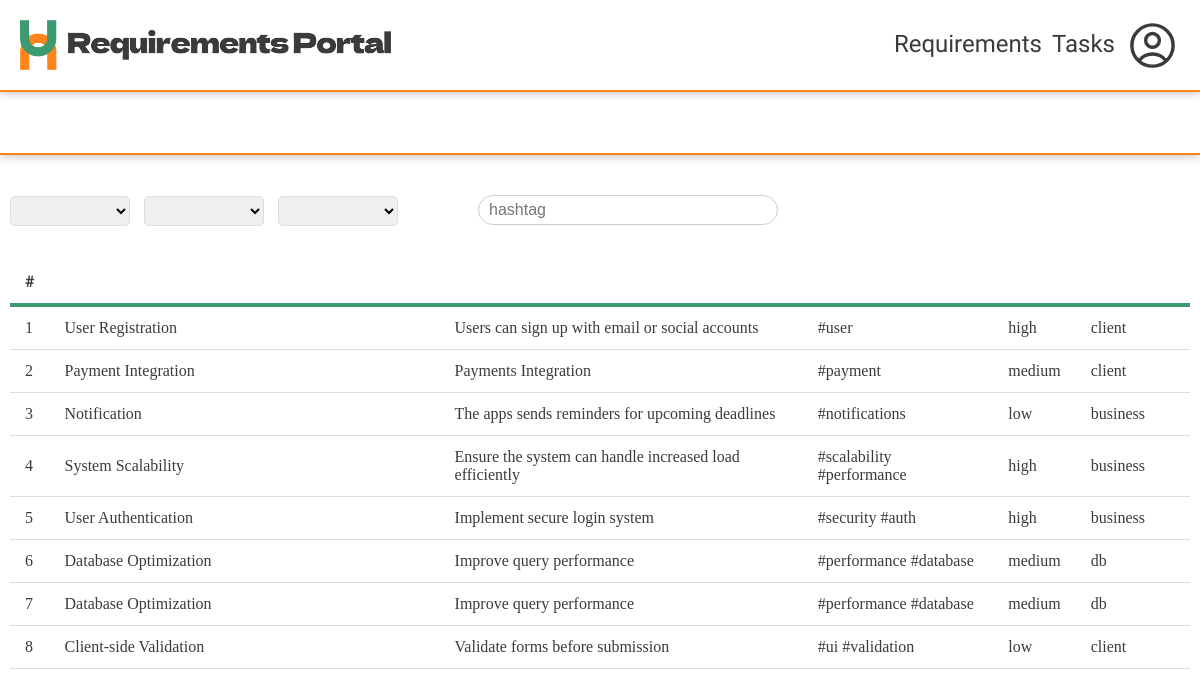
The page /requirement (signed in) on the database its author committed.
### tables this page shows
CREATE TABLE IF NOT EXISTS requirements (
    id INT AUTO_INCREMENT PRIMARY KEY,
    title VARCHAR(100) NOT NULL,
    description TEXT NOT NULL,
    hashtags TEXT,
    priority ENUM('high', 'medium', 'low') DEFAULT 'low',
    layer ENUM('client', 'routing', 'business', 'db', 'test') DEFAULT 'client',
    isNonFunctional BOOLEAN DEFAULT FALSE,
    created_at TIMESTAMP DEFAULT CURRENT_TIMESTAMP
);

CREATE TABLE IF NOT EXISTS indicators (
    id INT AUTO_INCREMENT PRIMARY KEY,
    requirement_id INT NOT NULL,
    indicator_name VARCHAR(100) NOT NULL,
    unit VARCHAR(50),
    value DECIMAL(10, 2),
    indicator_description TEXT,
    FOREIGN KEY (requirement_id) REFERENCES requirements(id) ON DELETE CASCADE,
    created_at TIMESTAMP DEFAULT CURRENT_TIMESTAMP
);

### app/database/DatabaseConnection.php (called while the page is built, shortened)
<?php
require_once __DIR__ . '/DatabaseBootstrapper.php';
class DatabaseConnection {
    private static $instance = null;
    private $connection;
    private function __construct() {
        try {
            $dsn = "mysql:host=" . DB_HOST . ";charset=utf8mb4";
            $tempConn = new PDO($dsn, DB_USER, DB_PASS);
            $tempConn->setAttribute(PDO::ATTR_ERRMODE, PDO::ERRMODE_EXCEPTION);
            $bootstrapper = new DatabaseBootstrapper($tempConn);
            $dsn = "mysql:host=" . DB_HOST . ";dbname=" . DB_NAME . ";charset=utf8mb4";
            $this->connection = new PDO($dsn, DB_USER, DB_PASS);
            $this->connection->setAttribute(PDO::ATTR_ERRMODE, PDO::ERRMODE_EXCEPTION);
        } catch (PDOException $e) {
            die("Database connection failed: " . $e->getMessage());
        }
    }
    public static function getInstance() {
        if (!self::$instance) {
            self::$instance = new DatabaseConnection();
        }
        return self::$instance;
    }
    public function getConnection() {
        return $this->connection;
    }
}

### app/database/DatabaseBootstrapper.php (called while the page is built, shortened)
<?php
class DatabaseBootstrapper
{
    public function __construct($connection)
    {
        $this->conn = $connection;
    }
    private function needsInitialization()
    {
        try {
            return false;
        } catch (PDOException $e) {
            return true;
        }
    }
}

### app/services/RequirementService.php (called while the page is built, shortened)
<?php
require_once __DIR__ . '/../database/DatabaseConnection.php';
class RequirementService
{
    private static $instance = null;
    public static function getInstance()
    {
        if (self::$instance == null) {
            self::$instance = new RequirementService();
        }
        return self::$instance;
    }
    private $db;
    private function __construct()
    {
        $this->db = DatabaseConnection::getInstance()->getConnection();
    }
    public function getRequirementsByFilters(
        $layer = null,
        $priority = null,
        $isNonFunctional = null
    ) {
        try {
            $sql = "SELECT r.*, i.indicator_name, i.unit, i.value, i.indicator_description
                    FROM requirements r
                    LEFT JOIN indicators i ON r.id = i.requirement_id
                    WHERE 1=1";
            $params = [];
            $sql .= " ORDER BY r.id ASC";
            $stmt = $this->db->prepare($sql);
            $stmt->execute($params);
            return $stmt->fetchAll();
        } catch (Exception $e) {
            throw new Exception(($translations['error'] ?? 'Error') . ': ' . $e->getMessage());
        }
    }
}

### public/requirement/index.php (the view, shortened to what this page needs)
<?php
require_once __DIR__ . '/../../app/services/RequirementService.php';
$requirementService = RequirementService::getInstance();
$layerFilter = $_GET['layer'] ?? null;
$priorityFilter = $_GET['priority'] ?? null;
$nonFunctionalFilter = $_GET['non_functional'] ?? null;
$requirements = array();
try {
    $requirements = $requirementService->getRequirementsByFilters(
        $layerFilter,
        $priorityFilter,
        $nonFunctionalFilter
    );
} catch (Exception $e) {
    $requirementsError = $e->getMessage();
}
?>
<?php require_once __DIR__ . '/../common/header.php'; ?>
<div class="title-container">
    <div class="actions">
    </div>
</div>
<div class="filters-container">
    <link rel="stylesheet" type="text/css" href="assets/css/form.css?v=<?= time(); ?>">
    <div class="filters">
        <div class="filter">
            <select id="layerFilter">
                <option value=""><?= $translations['all']; ?></option>
                <option value="client" <?= ($layerFilter === 'client') ? 'selected' : ''; ?>>
                </option>
            </select>
        </div>
        <div class="filter">
            <select id="priorityFilter">
                <option value=""><?= $translations['all']; ?></option>
                <option value="high" <?= ($priorityFilter === 'high') ? 'selected' : ''; ?>><?= $translations['high']; ?>
                </option>
            </select>
        </div>
        <div class="filter">
            <select id="nonFunctionalFilter">
                <option value=""><?= $translations['all']; ?></option>
                <option value="1" <?= ($nonFunctionalFilter === '1') ? 'selected' : ''; ?>><?= $translations['yes']; ?>
                </option>
            </select>
        </div>
    </div>
    <div class="search-hashtag-container">
        <input type="text" id="hashtagSearch" placeholder="hashtag">
    </div>
</div>
<div class="content">
    <table class="requirement-table">
        <thead>
            <tr>
                <th>#</th>
                <th><?= $translations['title']; ?></th>
                <th><?= $translations['description']; ?></th>
                <th><?= $translations['hashtags']; ?></th>
                <th><?= $translations['priority']; ?></th>
                <th><?= $translations['layer']; ?></th>
                <th><?= $translations['is_non_functional']; ?></th>
            </tr>
        </thead>
        <tbody id="requirementsBody">
            <?php foreach ($requirements as $idx => $requirement): ?>
                <tr class="requirement-entry" data-id="<?= $requirement['id']; ?>"
                    data-layer="<?= $requirement['layer']; ?>">
                    <td>
                        <?= $idx + 1 ?>
                    </td>
                    <td class="title">
                        <?= $requirement['title']; ?>
                    </td>
                    <td>
                        <?= $requirement['description']; ?>
                    </td>
                    <td><?= $requirement['hashtags'] ?? '-'; ?></td>
                    <td>
                        <?= $translations[$requirement['priority']] ?? $requirement['priority']; ?>
                    </td>
                    <td>
                        <?= $translations[$requirement['layer']] ?? $requirement['layer']; ?>
                    </td>
                    <td>
                    </td>
                </tr>
            <?php endforeach; ?>
        </tbody>
    </table>
    <p class="no-rows">
    </p>
</div>
<?php require_once __DIR__ . '/../common/footer.php'; ?>

### public/common/header.php (shortened to what this page needs)
<?php
$currentRoute = basename($_SERVER['PHP_SELF']);
$isOnAuthPage = in_array($currentRoute, ['login.php', 'register.php']);
$hasAuthUser = isset($_SESSION['auth_user']);
$loggedInElementStyle = "";
if (!$hasAuthUser) {
    $loggedInElementStyle = "display: none";
    $loggedOutElementStyle = "display: block";
    if (!$isOnAuthPage) {
        header("Location: " . BASE_URL . "auth/login.php");
        exit;
    }
} else {
    $loggedInElementStyle = "display: block";
}
$queries = array();
parse_str($_SERVER['QUERY_STRING'], $queries);
$requirementsFilter = isset($queries['layer']) ? "?layer=" . $queries['layer'] : "";
$isOnRequirementsPage = strpos($_SERVER['REQUEST_URI'], '/requirement/');
$isOnTasksPage = strpos($_SERVER['REQUEST_URI'], '/task/');
?>
<!DOCTYPE html>
<html lang="<?= $lang ?>">
<head>
    <link rel="stylesheet" href="<?= BASE_URL ?>assets/css/main.css">
    <link rel="stylesheet" href="<?= BASE_URL ?>assets/css/header.css">
    <link rel="stylesheet" href="<?= BASE_URL ?>assets/css/form.css">
    <link rel="stylesheet" href="<?= BASE_URL ?>assets/css/chart.css">
</head>
<body>
    <header>
        <div id="brand">
            <img src="<?= BASE_URL ?>assets/images/logo-small.png" alt="logo">
        </div>
        <nav>
            <a class="logged-in<?= $isOnRequirementsPage ? ' active' : '' ?>" style="<?= $loggedInElementStyle ?>"
                href="<?= BASE_URL ?>requirement<?= $requirementsFilter ?>">
                <?= $translations['requirements'] ?? 'Requirements' ?>
            </a>
            <a class="logged-in<?= $isOnTasksPage ? ' active' : '' ?>" style="<?= $loggedInElementStyle ?>" href="<?= BASE_URL ?>task">
                <?= $translations['tasks'] ?? 'Tasks' ?>
            </a>
            <div class="user-menu logged-in">
            </div>
        </nav>
    </header>
    <main>

### public/common/footer.php (shortened to what this page needs)
    </main>
</body>
</html>

### public/assets/css/main.css (style rules this page uses)
body { --main-color: #007bff; --main-color-secondary: #0056b3; --main-color-opaque: rgba(0, 123, 255, 0.3); --orange: #ff851b; --orange-secondary: #e67312; --green: #3d9970; --green-secondary: #358f61; --danger: #ff0000; --danger-secondary: #b70808; --white: #fff; --off-white: #fff; --text: #3b3b3b; --gray-1: #333; --gray-2: #666; --gray-3: #ddd; --gray-4: #ddd; --gray-5: #f4f4f4; --gray-6: #f9f9f9; --gray-7: #f1f1f1; --gray-8: #f4f4f9; --black: black; --black-opaque: rgba(0, 0, 0, 0.1); font-family: "Merriweather", serif; margin: 0; padding: 0; background-color: var(--off-white); color: var(--text); }
main { padding: 10px; margin-top: 90px; }
table { width: 100%; border-collapse: collapse; margin: 20px 0; font-size: 16px; text-align: left; }
th, td { padding: 12px 15px; border-bottom: 1px solid var(--gray-3); border-top: 1px solid var(--gray-3); flex: 1; }
td.title { width: 30vw; }
th { font-weight: bold; border: none; border-bottom: 4px solid var(--green); font-family: "Dela Gothic One", serif; }
tr:nth-child(even) { background-color: var(--white); }
.filters-container { display: flex; justify-content: space-between; }
.title-container { display: flex; justify-content: space-between; align-items: center; color: var(--text); }
.title-container:not(.secondary) { position: sticky; top: 90px; background: white; z-index: 1; margin: -10px -10px 10px; padding: 10px; border-bottom: 2px solid var(--orange); box-shadow: 0px 0px 10px 0px rgba(59, 59, 59, .4); }
a { text-decoration: none; color: var(--green); }
.no-rows { text-align: center; padding: 50px 0; font-style: italic; }

### public/assets/css/header.css (style rules this page uses)
header { display: flex; justify-content: space-between; align-items: center; background-color: var(--white); color: var(--text); padding: 0 20px; font-size: 24px; position: fixed; top: 0; z-index: 100; height: 90px; width: calc(100vw - 40px); box-shadow: 0px 0px 10px 0px rgba(59, 59, 59, .4); border-bottom: 2px solid var(--orange); }
div#brand { display: flex; align-items: center; }
div#brand img { height: 50px; }
nav { font-family: "Dela Gothic One", serif; display: flex; gap: 10px; align-items: center; }
nav a { text-decoration: none !important; color: var(--text); transition: 0.3s; border-bottom: 2px solid transparent; }
.user-menu { display: flex; align-items: center; }
.user-menu svg { height: 55px; cursor: pointer; transition: 0.3s; }

### public/assets/css/form.css (style rules this page uses)
input[type="text"], input[type="email"], input[type="number"], input[type="password"], textarea, select { width: 100%; padding: 12px; margin-top: 5px; border: 1px solid var(--gray-3); border-radius: 5px; font-size: 16px; box-sizing: border-box; font-family: Arial, sans-serif; }
.actions { display: flex; gap: 20px; }
.filter select { width: 120px; height: 30px; font-size: 14px; padding: 2px 5px; }
.filters-container { display: flex; justify-content: space-between; align-items: center; flex-wrap: nowrap; margin-bottom: 10px; }
.filters { display: flex; gap: 14px; align-items: center; }
.filter select { padding: 5px; font-size: 14px; }
.search-hashtag-container { display: flex; margin-bottom: 10px; flex-direction: column; margin-left: 70px; padding: 5px 10px; }
#hashtagSearch { padding: 5px 10px; border: 1px solid #ccc; border-radius: 20px; font-size: 16px; width: 300px; }

### rows shown on the page
requirements: title "User Registration", description "Users can sign up with email or social accounts", hashtags "#user", priority "high", layer "client"
requirements: title "Payment Integration", description "Payments Integration", hashtags "#payment", priority "medium", layer "client"
requirements: title "Notification", description "The apps sends reminders for upcoming deadlines", hashtags "#notifications", priority "low", layer "business"
indicators: requirement.title "System Scalability", requirement.description "Ensure the system can handle increased load efficiently", requirement.hashtags "#scalability #performance", requirement.priority "high", requirement.layer "business"
requirements: title "User Authentication", description "Implement secure login system", hashtags "#security #auth", priority "high", layer "business"
indicators: requirement.title "Database Optimization", requirement.description "Improve query performance", requirement.hashtags "#performance #database", requirement.priority "medium", requirement.layer "db"
indicators: requirement.title "Database Optimization", requirement.description "Improve query performance", requirement.hashtags "#performance #database", requirement.priority "medium", requirement.layer "db"
requirements: title "Client-side Validation", description "Validate forms before submission", hashtags "#ui #validation", priority "low", layer "client"

### other values the page prints
$translations['requirements'] "Requirements"
$translations['tasks'] "Tasks"
